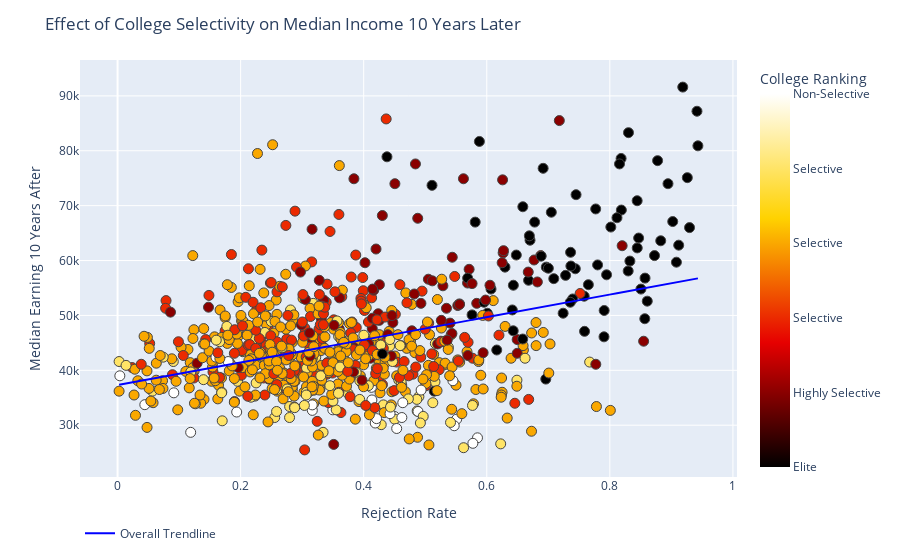

Notebook source saved alongside this figure:
### Code cell
import plotly.express as px
df1.rename(columns={'barrons': 'College Ranking'}, inplace=True)
fig = px.scatter(df1, x="Rejection Rate", color= "College Ranking",y="scorecard_median_earnings_2011", hover_data=["name"],
trendline="ols", trendline_scope="overall",color_continuous_scale=px.colors.sequential.Hot, range_color=[1,6], trendline_color_override="blue")
fig.update_layout(legend_orientation="h", title="Effect of College Selectivity on Median Income 10 Years Later")
fig.update_traces(marker=dict(size=10,line=dict(width=1)))
fig.update_xaxes(title="Rejection Rate")
fig.update_yaxes(title="Median Earning 10 Years After") 
fig.update_layout(coloraxis_colorbar=dict(tickvals=[1,2,3,4,5,6],ticktext=["Elite", "Highly Selective", "Selective", "Selective","Selective","Non-Selective"]))
fig.show()

### Figure 1 — Plotly figure (JSON) as saved in the notebook; plotly's stock layout.template omitted (floating-point values rounded to 4 significant figures; data arrays with more than 128 entries replaced by an {"elided": "..."} marker saying what was removed)
{"data": [{"customdata": {"elided": "821x1 str values"}, "hovertemplate": "Rejection Rate=%{x}<br>scorecard_median_earnings_2011=%{y}<br>name=%{customdata[0]}<br>College Ranking=%{marker.color}<extra></extra>", "legendgroup": "", "marker": {"color": {"elided": "821 int values"}, "coloraxis": "coloraxis", "line": {"width": 1}, "size": 10, "symbol": "circle"}, "mode": "markers", "name": "", "orientation": "v", "showlegend": false, "type": "scatter", "x": {"elided": "821 float values"}, "xaxis": "x", "y": {"elided": "821 float values"}, "yaxis": "y"}, {"hovertemplate": "<b>OLS trendline</b><br>scorecard_median_earnings_2011 = 20614.7 * Rejection Rate + 37310.1<br>R<sup>2</sup>=0.148811<br><br>Rejection Rate=%{x}<br>scorecard_median_earnings_2011=%{y} <b>(trend)</b><extra></extra>", "legendgroup": "Overall Trendline", "line": {"color": "blue"}, "marker": {"line": {"width": 1}, "size": 10}, "mode": "lines", "name": "Overall Trendline", "showlegend": true, "type": "scatter", "x": {"elided": "821 float values"}, "xaxis": "x", "y": {"elided": "821 float values"}, "yaxis": "y"}], "layout": {"coloraxis": {"cmax": 6, "cmin": 1, "colorbar": {"ticktext": ["Elite", "Highly Selective", "Selective", "Selective", "Selective", "Non-Selective"], "tickvals": [1, 2, 3, 4, 5, 6], "title": {"text": "College Ranking"}}, "colorscale": [[0, "rgb(0,0,0)"], [0.3333, "rgb(230,0,0)"], [0.6667, "rgb(255,210,0)"], [1, "rgb(255,255,255)"]]}, "legend": {"orientation": "h", "tracegroupgap": 0}, "margin": {"t": 60}, "title": {"text": "Effect of College Selectivity on Median Income 10 Years Later"}, "xaxis": {"anchor": "y", "domain": [0, 1], "title": {"text": "Rejection Rate"}}, "yaxis": {"anchor": "x", "domain": [0, 1], "title": {"text": "Median Earning 10 Years After"}}}}
